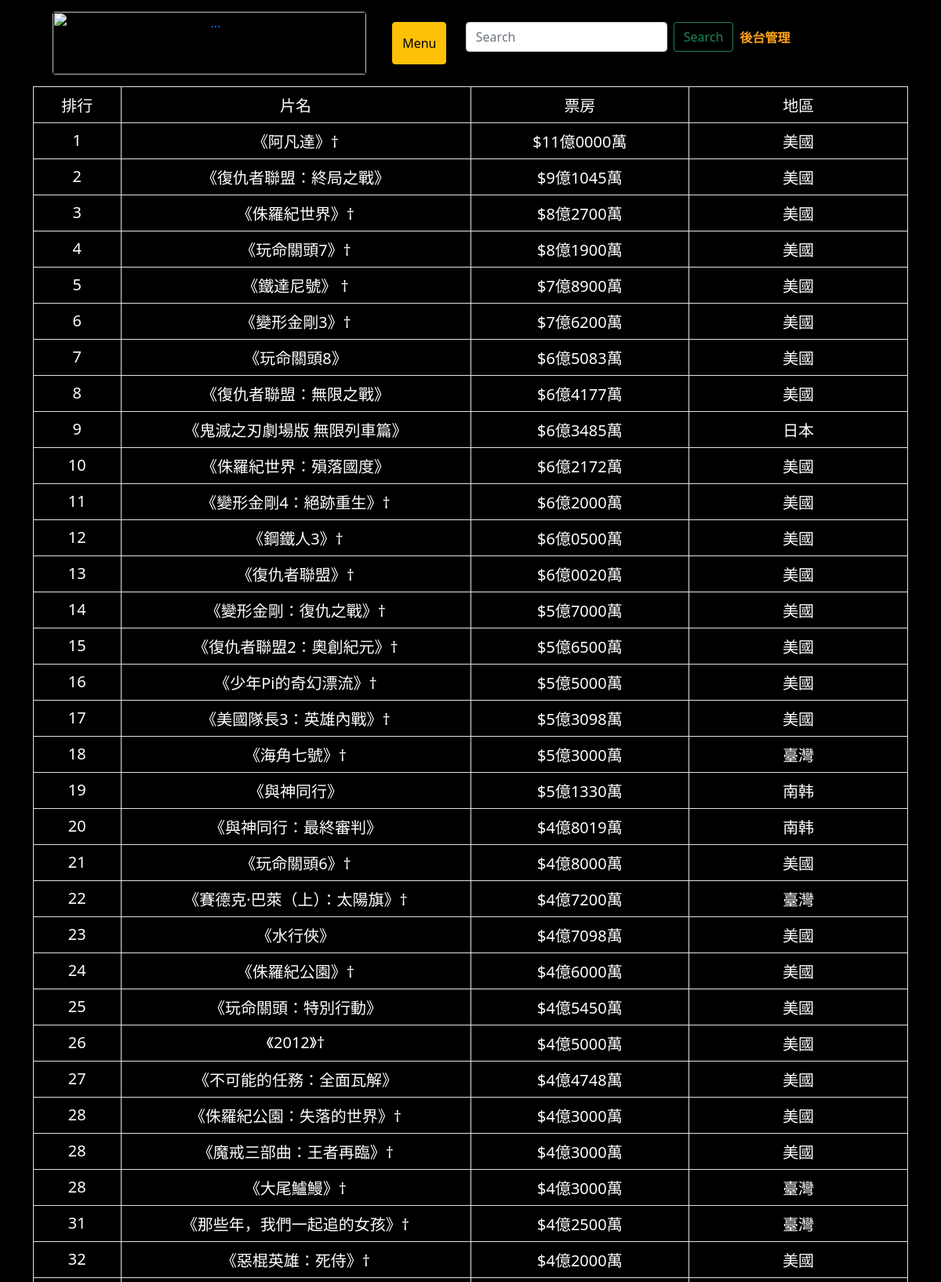
Page /Box_office_best_tw_global/ (upper part) on the committed database.
### movies/models.py (models this page shows, shortened)
class box_office_best_tw(models.Model): #排行榜
    rank = models.CharField(max_length=10)
    name = models.CharField(max_length=20)
    box_office = models.CharField(max_length=20)
    year = models.CharField(max_length=20)
    area = models.CharField(max_length=10)
    pub_date = models.DateTimeField(default=timezone.now)

### movies/views.py (the view)
# urls.py: path('Box_office_best_tw_global/' , Box_office_best_tw_global),
def Box_office_best_tw_global(request):
    items = box_office_best_tw.objects.all()
    return render(request, 'Box_office_best_tw_global.html', locals())

### templates/Box_office_best_tw_global.html (shortened to what this page needs)
{% extends "base.html" %}
{% block content %}
<table class='table table-striped table-bordered'>
  <tr>
        <td width="10%" align="center" valign="center"><span style="color:white;font-size:20px;">排行</span></td>
        <td width="40%" align="center" valign="center"><span style="color:white;font-size:20px;">片名</span></td>
        <td width="25%" align="center" valign="center"><span style="color:white;font-size:20px;">票房</span></td>
        <td width="25%" align="center" valign="center"><span style="color:white;font-size:20px;">地區</span></td>
  </tr>
  {% for item in items %}
    <tr>
      <td width="10%" align="center" valign="center"><span style="color:white;font-size:20px;">{{item.rank}}</span></td>
      <td width="40%" align="center" valign="center"><span style="color:white;font-size:20px;">{{item.name}}</span></td>
      <td width="25%" align="center" valign="center"><span style="color:white;font-size:20px;">{{item.box_office}}</span></td>
      <td width="25%" align="center" valign="center"><span style="color:white;font-size:20px;">{{item.area}}</span></td>
    </tr>
  {% endfor %}
</table>
{% endblock %}

### rows in the picture
box_office_best_tw: rank "1", name "《阿凡達》†", box_office "$11億0000萬", area "美國"
box_office_best_tw: rank "2", name "《復仇者聯盟：終局之戰》", box_office "$9億1045萬", area "美國"
box_office_best_tw: rank "3", name "《侏羅紀世界》†", box_office "$8億2700萬", area "美國"
box_office_best_tw: rank "4", name "《玩命關頭7》†", box_office "$8億1900萬", area "美國"
box_office_best_tw: rank "5", name "《鐵達尼號》 †", box_office "$7億8900萬", area "美國"
box_office_best_tw: rank "6", name "《變形金剛3》†", box_office "$7億6200萬", area "美國"
box_office_best_tw: rank "7", name "《玩命關頭8》", box_office "$6億5083萬", area "美國"
box_office_best_tw: rank "8", name "《復仇者聯盟：無限之戰》", box_office "$6億4177萬", area "美國"
box_office_best_tw: rank "9", name "《鬼滅之刃劇場版 無限列車篇》", box_office "$6億3485萬", area "日本"
box_office_best_tw: rank "10", name "《侏羅紀世界：殞落國度》", box_office "$6億2172萬", area "美國"
box_office_best_tw: rank "11", name "《變形金剛4：絕跡重生》†", box_office "$6億2000萬", area "美國"
box_office_best_tw: rank "12", name "《鋼鐵人3》†", box_office "$6億0500萬", area "美國"
box_office_best_tw: rank "13", name "《復仇者聯盟》†", box_office "$6億0020萬", area "美國"
box_office_best_tw: rank "14", name "《變形金剛：復仇之戰》†", box_office "$5億7000萬", area "美國"
box_office_best_tw: rank "15", name "《復仇者聯盟2：奧創紀元》†", box_office "$5億6500萬", area "美國"
box_office_best_tw: rank "16", name "《少年Pi的奇幻漂流》†", box_office "$5億5000萬", area "美國"
box_office_best_tw: rank "17", name "《美國隊長3：英雄內戰》†", box_office "$5億3098萬", area "美國"
box_office_best_tw: rank "18", name "《海角七號》†", box_office "$5億3000萬", area "臺灣"
box_office_best_tw: rank "19", name "《與神同行》", box_office "$5億1330萬", area "南韩"
box_office_best_tw: rank "20", name "《與神同行：最終審判》", box_office "$4億8019萬", area "南韩"
box_office_best_tw: rank "21", name "《玩命關頭6》†", box_office "$4億8000萬", area "美國"
box_office_best_tw: rank "22", name "《賽德克·巴萊（上）：太陽旗》†", box_office "$4億7200萬", area "臺灣"
box_office_best_tw: rank "23", name "《水行俠》", box_office "$4億7098萬", area "美國"
box_office_best_tw: rank "24", name "《侏羅紀公園》†", box_office "$4億6000萬", area "美國"
box_office_best_tw: rank "25", name "《玩命關頭：特別行動》", box_office "$4億5450萬", area "美國"
box_office_best_tw: rank "26", name "《2012》†", box_office "$4億5000萬", area "美國"
box_office_best_tw: rank "27", name "《不可能的任務：全面瓦解》", box_office "$4億4748萬", area "美國"
box_office_best_tw: rank "28", name "《侏羅紀公園：失落的世界》†", box_office "$4億3000萬", area "美國"
box_office_best_tw: rank "28", name "《魔戒三部曲：王者再臨》†", box_office "$4億3000萬", area "美國"
box_office_best_tw: rank "28", name "《大尾鱸鰻》†", box_office "$4億3000萬", area "臺灣"
box_office_best_tw: rank "31", name "《那些年，我們一起追的女孩》†", box_office "$4億2500萬", area "臺灣"
box_office_best_tw: rank "32", name "《惡棍英雄：死侍》†", box_office "$4億2000萬", area "美國"
